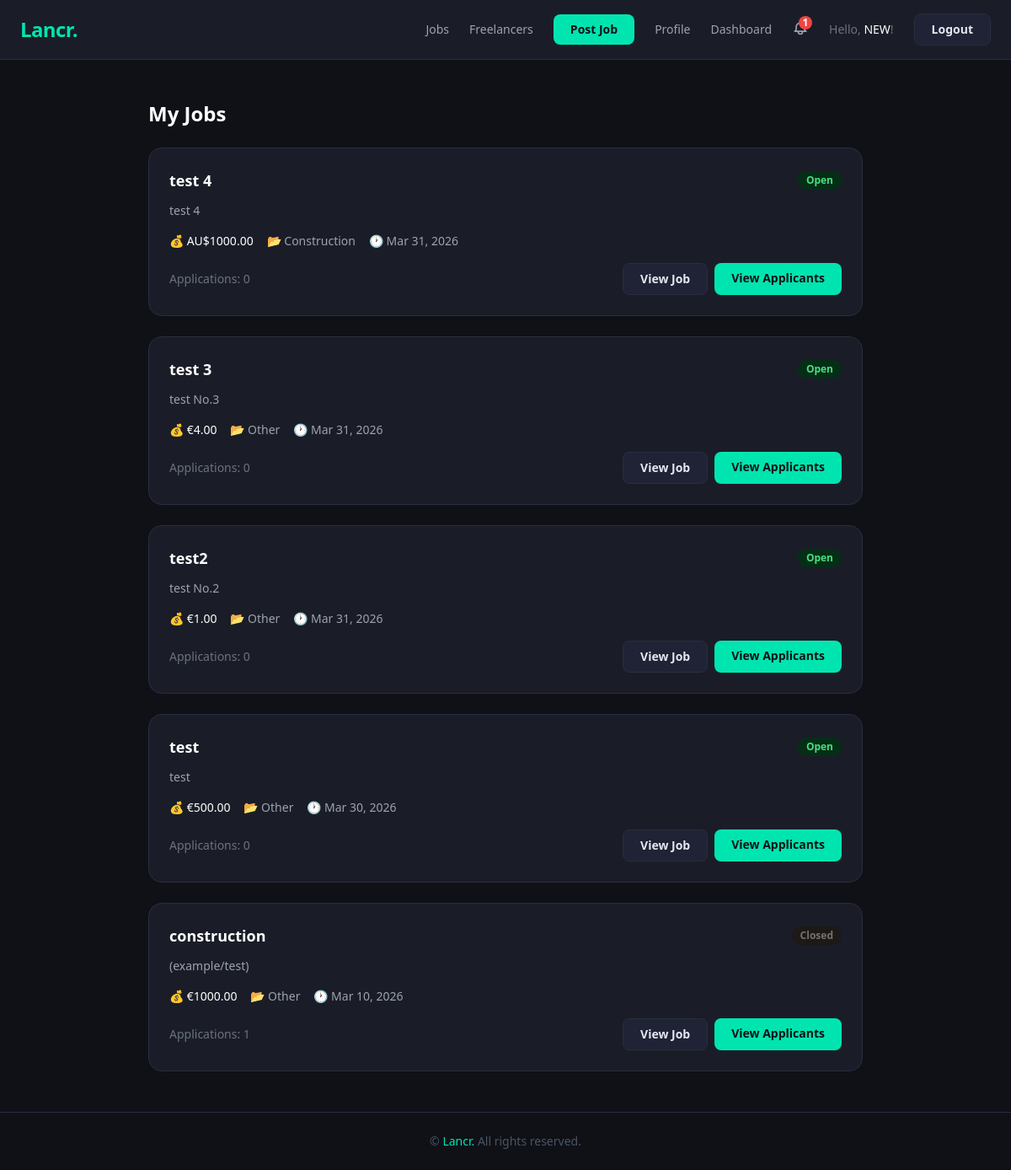
The app's page /dashboard/ (signed in), older data.
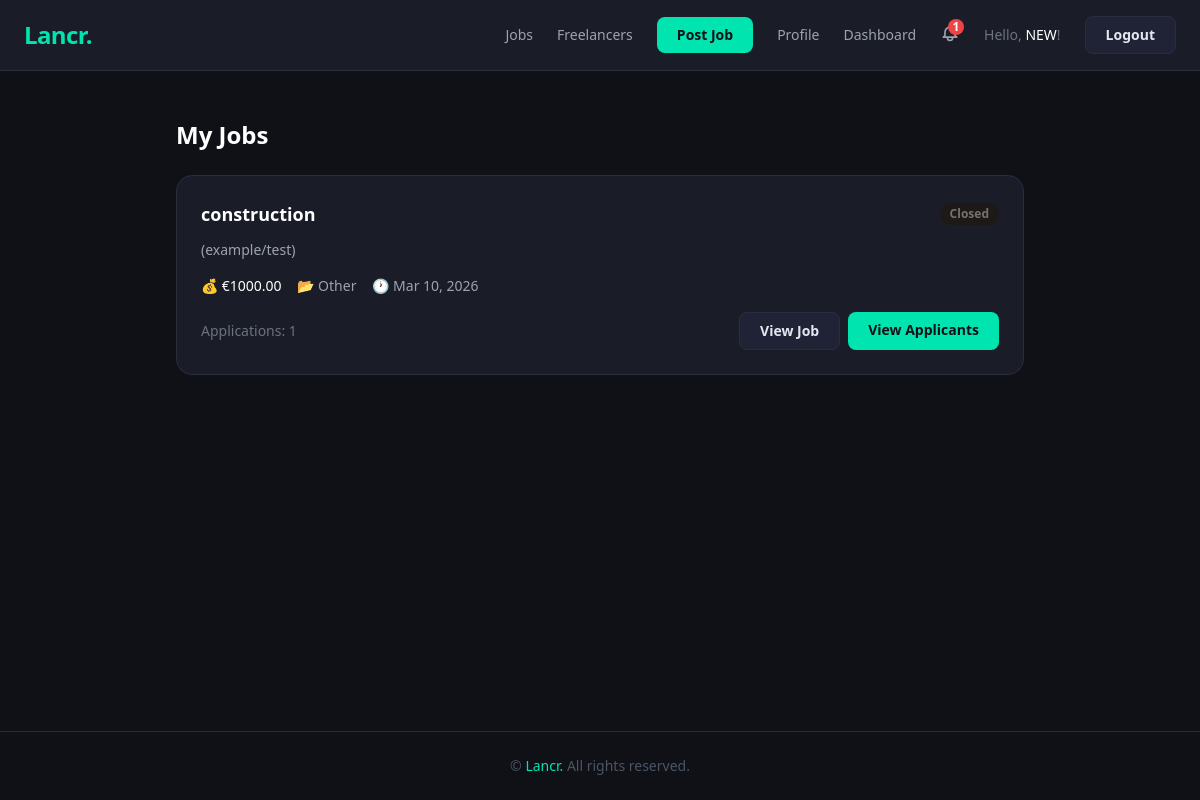
The same page, newer data.
### accounts/models.py (models this page shows, shortened)
class User(AbstractUser):
    ROLE_CHOICES = (
        ('client', 'Client'),
        ('freelancer', 'Freelancer'),
    )
    role = models.CharField(max_length=20, choices=ROLE_CHOICES)

### jobs/models.py (models this page shows, shortened)
class Job(models.Model):
    CATEGORY_CHOICES = [
        ('construction', 'Construction'),
        ('plumbing', 'Plumbing'),
        ('electrical', 'Electrical'),
        ('carpentry', 'Carpentry'),
        ('painting', 'Painting & Decorating'),
        ('landscaping', 'Landscaping'),
        ('cleaning', 'Cleaning'),
        ('other', 'Other'),
    ]
    STATUS_CHOICES = [
        ('open', 'Open'),
        ('in_progress', 'In Progress'),
        ('closed', 'Closed'),
    ]
    CURRENCY_CHOICES = [
        ('EUR', '€ Euro'),
        ('USD', '$ US Dollar'),
        ('GBP', '£ British Pound'),
        ('CAD', 'CA$ Canadian Dollar'),
        ('AUD', 'AU$ Australian Dollar'),
    ]
    title = models.CharField(max_length=200)
    description = models.TextField()
    budget = models.DecimalField(max_digits=10, decimal_places=2)
    currency = models.CharField(max_length=3, choices=CURRENCY_CHOICES, default='EUR')
    category = models.CharField(max_length=50, choices=CATEGORY_CHOICES)
    location = models.CharField(max_length=100, blank=True, help_text="Leave blank if remote")
    remote = models.BooleanField(default=False)
    created_at = models.DateTimeField(auto_now_add=True)
    status = models.CharField(max_length=20, choices=STATUS_CHOICES, default='open')
    slug = models.SlugField(null=True, blank=True, unique=True)
    client = models.ForeignKey(
        settings.AUTH_USER_MODEL,
        on_delete=models.CASCADE,
        related_name='jobs_posted'
    )
    hired_freelancer = models.ForeignKey(
        settings.AUTH_USER_MODEL,
        on_delete=models.SET_NULL,
        null=True,
        blank=True,
        related_name='jobs_hired'
    )
    completed_by_client = models.BooleanField(default=False)
    completed_by_freelancer = models.BooleanField(default=False)
    class Meta:
        ordering = ['-created_at']

### jobs/views.py (the view, shortened to what this page needs)
# urls.py: path('dashboard/', views.client_dashboard, name='client_dashboard'),
@login_required
def client_dashboard(request):
    try:
        profile = request.user.profile
        if profile.role == "client":
            jobs = Job.objects.filter(client=request.user)
            return render(request, "jobs/client_dashboard.html", {
                "jobs": jobs
            })
    except Exception as e:
        return HttpResponse(f"Error: {str(e)}", status=500)

### jobs/context_processors.py (called while the page is built)
def notifications(request):
    if request.user.is_authenticated:
        unread_count = request.user.notifications.filter(is_read=False).count()
        return {'unread_count': unread_count}
    return {'unread_count': 0}

### jobs/templatetags/currency_tags.py (called while the page is built)
@register.filter
def currency_symbol(currency_code):
    return SYMBOLS.get(currency_code, currency_code)

### jobs/templates/jobs/client_dashboard.html (shortened to what this page needs)
{% extends "base.html" %}
{% load currency_tags %}
{% block content %}
<div class="max-w-4xl mx-auto py-12 px-6">
  <h1 class="text-2xl font-bold text-white mb-6">My Jobs</h1>
  {% if jobs %}
  <div class="space-y-6">
    {% for job in jobs %}
    <div class="bg-card border border-subtle rounded-2xl p-6">
      <div class="flex justify-between items-center mb-3">
        <h2 class="text-lg font-semibold text-white">{{ job.title }}</h2>
        <span class="badge-{{ job.status }}">{{ job.get_status_display }}</span>
      </div>
      <p class="text-gray-400 text-sm mb-4">{{ job.description|truncatewords:20 }}</p>
      <div class="flex flex-wrap gap-4 text-sm text-gray-400 mb-4">
        <span>💰 <span class="text-white font-medium">
          {{ job.currency|currency_symbol }}{{ job.budget }}
        </span></span>
        <span>📂 {{ job.get_category_display }}</span>
        <span>🕐 {{ job.created_at|date:"M d, Y" }}</span>
      </div>
      <div class="flex justify-between items-center flex-wrap gap-3">
        <span class="text-gray-500 text-sm">
          Applications: {{ job.applications.count }}
        </span>
        <div class="flex gap-2">
          <a href="{% url 'job_detail' job.id %}" class="btn-secondary text-sm">View Job</a>
          <a href="{% url 'job_applications' job.id %}" class="btn-primary text-sm">
            View Applicants
          </a>
        </div>
      </div>
    </div>
    {% endfor %}
  </div>
  {% endif %}
</div>
{% endblock %}

### jobs/templates/base.html (shortened to what this page needs)
<!DOCTYPE html>
<html lang="en">
<head>
  <script src="https://cdn.tailwindcss.com"></script>
</head>
<body class="min-h-screen flex flex-col">
  <nav class="bg-card border-b border-subtle px-6 py-4">
    <div class="flex items-center justify-between">
      <a href="{% url 'home' %}" class="text-2xl font-black lancr-teal tracking-tight">Lancr.</a>
      <div class="desktop-nav hidden md:flex items-center gap-6 text-sm">
        <a href="{% url 'job_list' %}" class="text-gray-400 hover:text-white transition">Jobs</a>
        <a href="{% url 'freelancer_list' %}" class="text-gray-400 hover:text-white transition">Freelancers</a>
        {% if user.is_authenticated %}
          {% if user.profile.role == 'client' %}
            <a href="{% url 'job_list' %}" class="btn-primary text-sm">Post Job</a>
          {% endif %}
          <a href="{% url 'profile_view' user.username %}" class="text-gray-400 hover:text-white transition">Profile</a>
          <a href="{% url 'client_dashboard' %}" class="text-gray-400 hover:text-white transition">Dashboard</a>
          <div class="notif-wrapper relative">
            <button class="relative text-gray-400 hover:text-white transition focus:outline-none">
              {% if unread_count > 0 %}
              <span class="absolute -top-1 -right-1 bg-red-500 text-white text-xs font-bold rounded-full w-4 h-4 flex items-center justify-center leading-none">
                {{ unread_count }}
              </span>
              {% endif %}
            </button>
          </div>
          <span class="text-gray-500">Hello, <span class="text-white font-medium">{{ user.username }}</span>!</span>
          <form method="post" action="{% url 'logout' %}" class="inline">
            <button type="submit" class="btn-secondary text-sm">Logout</button>
          </form>
        {% else %}
          <a href="{% url 'login' %}" class="text-gray-400 hover:text-white transition">Login</a>
          <a href="{% url 'register' %}" class="btn-primary text-sm">Sign Up</a>
        {% endif %}
      </div>
    </div>
  </nav>
  <main class="flex-1">
    {% block content %}{% endblock %}
  </main>
  <footer class="border-t border-subtle text-center text-gray-600 text-sm py-6">
    © <a href="{% url 'home' %}" class="lancr-teal hover:underline">Lancr.</a> All rights reserved.
  </footer>
</body>
</html>

### jobs/templates/base.html (style rules this page uses)
body { background-color: #0f1117; color: #e2e8f0; }
.lancr-teal { color: #00e5b0; }
.bg-card { background-color: #1a1d27; }
.border-subtle { border-color: #2a2d3e; }
.btn-primary { background-color: #00e5b0; color: #0f1117; font-weight: 700; padding: 0.5rem 1.25rem; border-radius: 0.5rem; display: inline-block; transition: background-color 0.2s; }
.btn-secondary { background-color: #1f2335; color: #e2e8f0; font-weight: 600; padding: 0.5rem 1.25rem; border-radius: 0.5rem; border: 1px solid #2a2d3e; display: inline-block; transition: border-color 0.2s; }
.badge-closed { background: #1c1917; color: #78716c; padding: 2px 10px; border-radius: 9999px; font-size: 0.75rem; font-weight: 600; }

Row changes from the older to the newer data that the page shows:
removed Job: title "test 4", status "Open", description "test 4", currency "AU$", budget "1000.00", category "Construction", created_at "Mar 31, 2026", applications.count "0"
removed Job: title "test 3", status "Open", description "test No.3", currency "€", budget "4.00", category "Other", created_at "Mar 31, 2026", applications.count "0"
removed Job: title "test2", status "Open", description "test No.2", currency "€", budget "1.00", category "Other", created_at "Mar 31, 2026", applications.count "0"
removed Job: title "test", status "Open", description "test", currency "€", budget "500.00", category "Other", created_at "Mar 30, 2026", applications.count "0"
